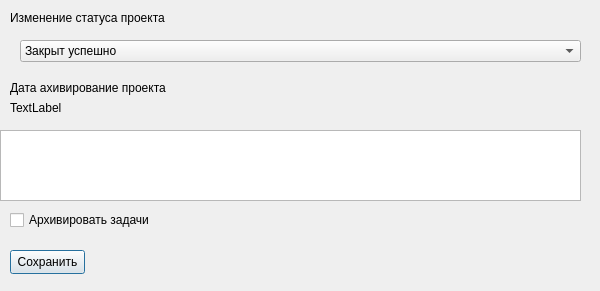
<?xml version="1.0" encoding="UTF-8"?>
<ui version="4.0">
 <class>ChangeStatusProjectDialogClass</class>
 <widget class="QDialog" name="ChangeStatusProjectDialogClass">
  <property name="geometry">
   <rect>
    <x>0</x>
    <y>0</y>
    <width>600</width>
    <height>291</height>
   </rect>
  </property>
  <property name="windowTitle">
   <string>ChangeStatusProjectDialog</string>
  </property>
  <widget class="QLabel" name="nameLbl">
   <property name="geometry">
    <rect>
     <x>10</x>
     <y>10</y>
     <width>581</width>
     <height>16</height>
    </rect>
   </property>
   <property name="text">
    <string>Изменение статуса проекта</string>
   </property>
  </widget>
  <widget class="QLabel" name="dateLbl">
   <property name="geometry">
    <rect>
     <x>10</x>
     <y>80</y>
     <width>371</width>
     <height>16</height>
    </rect>
   </property>
   <property name="text">
    <string>Дата ахивирование проекта</string>
   </property>
  </widget>
  <widget class="QLabel" name="date">
   <property name="geometry">
    <rect>
     <x>10</x>
     <y>100</y>
     <width>221</width>
     <height>16</height>
    </rect>
   </property>
   <property name="text">
    <string>TextLabel</string>
   </property>
  </widget>
  <widget class="QTextEdit" name="desc">
   <property name="geometry">
    <rect>
     <x>0</x>
     <y>130</y>
     <width>581</width>
     <height>71</height>
    </rect>
   </property>
  </widget>
  <widget class="QCheckBox" name="checkArchiveTask">
   <property name="geometry">
    <rect>
     <x>10</x>
     <y>210</y>
     <width>161</width>
     <height>20</height>
    </rect>
   </property>
   <property name="text">
    <string>Архивировать задачи</string>
   </property>
  </widget>
  <widget class="QPushButton" name="saveBtn">
   <property name="geometry">
    <rect>
     <x>10</x>
     <y>250</y>
     <width>75</width>
     <height>24</height>
    </rect>
   </property>
   <property name="text">
    <string>Сохранить</string>
   </property>
  </widget>
  <widget class="QComboBox" name="statusBox">
   <property name="geometry">
    <rect>
     <x>20</x>
     <y>40</y>
     <width>561</width>
     <height>22</height>
    </rect>
   </property>
   <item>
    <property name="text">
     <string>Закрыт успешно</string>
    </property>
   </item>
   <item>
    <property name="text">
     <string>Провален</string>
    </property>
   </item>
   <item>
    <property name="text">
     <string>Приостановлен</string>
    </property>
   </item>
  </widget>
 </widget>
 <layoutdefault spacing="6" margin="11"/>
 <resources/>
 <connections/>
</ui>
